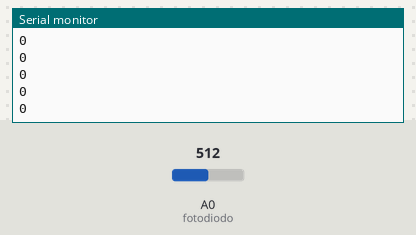
Recording of a sketch running on a simulated Arduino Uno, built with avr-gcc and run on an emulated ATmega328P. Parts: the last lines printed to the serial monitor. The inputs (shaded band) are chosen by the test bench; at power-on: A0 (fotodiodo) = 512.

Above: at 1.2 s.
1.3 s: A0 (fotodiodo) set to 716
At 1.56 s:
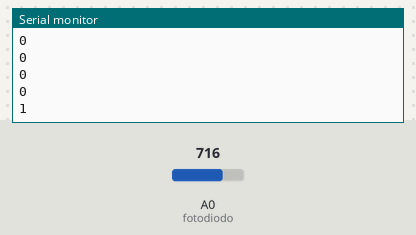
2.8 s: A0 (fotodiodo) set to 900
At 2.96 s:
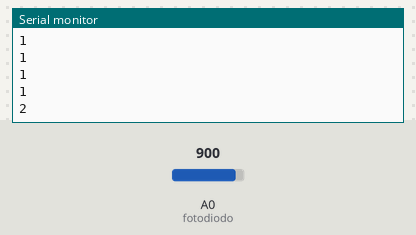
Timing chart, 0 to 5.8 s (numbered marks = the images above; inputs shaded):
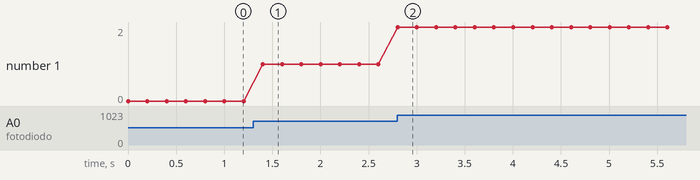

Measured:
- after the input at 1.3 s, the serial monitor: prints a new line after 0.10 s (image 1)
- after the input at 2.8 s, the serial monitor: prints a new line at once (image 2)
- plotted number 1: 0 → 1 after the input at 1.3 s, 1 → 2 after the input at 2.8 s

The sketch:

fotodiodo_cuenta.ino
```cpp
int fotodiodo = A0;
int cuenta = 0;
int anterior = 0;
int actual = 0;

void setup() {
  // put your setup code here, to run once:
  pinMode(fotodiodo, INPUT);
  Serial.begin(9600);
}

void loop() {
  // put your main code here, to run repeatedly:
  actual = analogRead(fotodiodo);
  if(anterior != 0 && anterior != actual)
    cuenta += 1;
  anterior = actual;
  Serial.println(cuenta);
  delay(200);
}
```
